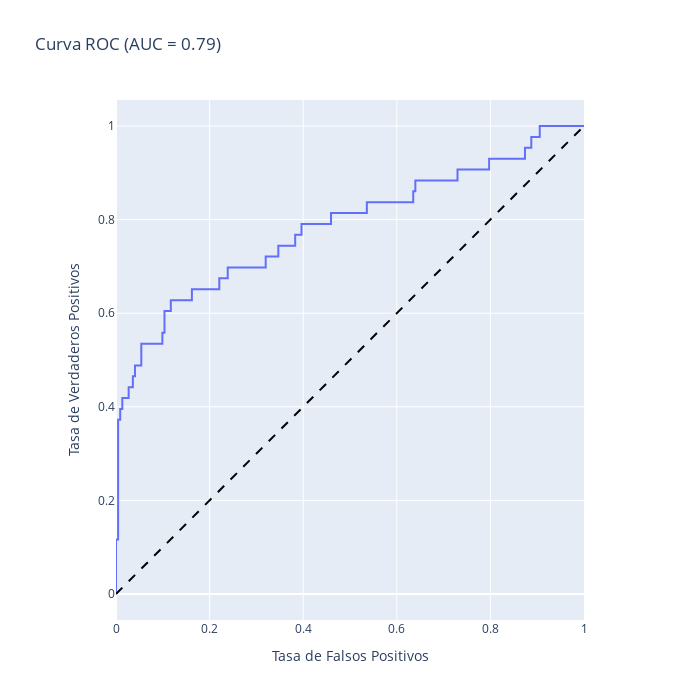

Write notebook code for a chart like this one.
### Code cell
fig, auc_roc = show_auc_roc(model_smote, X_test, y_test)
fig

### Figure 1 — Plotly figure (JSON) as saved in the notebook; plotly's stock layout.template omitted (floating-point values rounded to 4 significant figures)
{"data": [{"hovertemplate": "Tasa de Falsos Positivos=%{x}<br>Tasa de Verdaderos Positivos=%{y}<extra></extra>", "legendgroup": "", "line": {"color": "#636efa", "dash": "solid"}, "marker": {"symbol": "circle"}, "mode": "lines", "name": "", "orientation": "v", "showlegend": false, "type": "scatter", "x": [0.0, 0.0, 0.0, 0.004505, 0.004505, 0.009009, 0.009009, 0.01351, 0.01351, 0.02703, 0.02703, 0.03604, 0.03604, 0.04054, 0.04054, 0.05405, 0.05405, 0.0991, 0.0991, 0.1036, 0.1036, 0.1171, 0.1171, 0.1622, 0.1622, 0.2207, 0.2207, 0.2387, 0.2387, 0.3198, 0.3198, 0.3468, 0.3468, 0.3829, 0.3829, 0.3964, 0.3964, 0.4595, 0.4595, 0.536, 0.536, 0.6351, 0.6351, 0.6396, 0.6396, 0.7297, 0.7297, 0.7973, 0.7973, 0.8739, 0.8739, 0.8874, 0.8874, 0.9054, 0.9054, 1.0], "xaxis": "x", "y": [0.0, 0.02326, 0.1163, 0.1163, 0.3721, 0.3721, 0.3953, 0.3953, 0.4186, 0.4186, 0.4419, 0.4419, 0.4651, 0.4651, 0.4884, 0.4884, 0.5349, 0.5349, 0.5581, 0.5581, 0.6047, 0.6047, 0.6279, 0.6279, 0.6512, 0.6512, 0.6744, 0.6744, 0.6977, 0.6977, 0.7209, 0.7209, 0.7442, 0.7442, 0.7674, 0.7674, 0.7907, 0.7907, 0.814, 0.814, 0.8372, 0.8372, 0.8605, 0.8605, 0.8837, 0.8837, 0.907, 0.907, 0.9302, 0.9302, 0.9535, 0.9535, 0.9767, 0.9767, 1.0, 1.0], "yaxis": "y"}], "layout": {"height": 700, "legend": {"tracegroupgap": 0}, "shapes": [{"line": {"color": "black", "dash": "dash"}, "type": "line", "x0": 0, "x1": 1, "y0": 0, "y1": 1}], "title": {"text": "Curva ROC (AUC = 0.79)"}, "width": 700, "xaxis": {"anchor": "y", "constrain": "domain", "domain": [0, 1], "range": [0, 1], "title": {"text": "Tasa de Falsos Positivos"}}, "yaxis": {"anchor": "x", "domain": [0, 1], "scaleanchor": "x", "scaleratio": 1, "title": {"text": "Tasa de Verdaderos Positivos"}}}}
